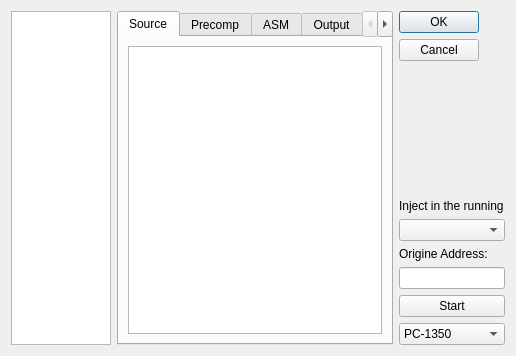
<?xml version="1.0" encoding="UTF-8"?>
<ui version="4.0">
 <class>DialogIDE</class>
 <widget class="QDialog" name="DialogIDE">
  <property name="geometry">
   <rect>
    <x>0</x>
    <y>0</y>
    <width>516</width>
    <height>356</height>
   </rect>
  </property>
  <property name="windowTitle">
   <string>C Editor</string>
  </property>
  <layout class="QHBoxLayout" name="horizontalLayout_3">
   <item>
    <layout class="QHBoxLayout" name="horizontalLayout">
     <property name="sizeConstraint">
      <enum>QLayout::SetMaximumSize</enum>
     </property>
     <item>
      <widget class="QListWidget" name="listWidget">
       <property name="sizePolicy">
        <sizepolicy hsizetype="Minimum" vsizetype="Ignored">
         <horstretch>0</horstretch>
         <verstretch>0</verstretch>
        </sizepolicy>
       </property>
       <property name="minimumSize">
        <size>
         <width>100</width>
         <height>100</height>
        </size>
       </property>
       <property name="maximumSize">
        <size>
         <width>100</width>
         <height>16777215</height>
        </size>
       </property>
       <property name="baseSize">
        <size>
         <width>100</width>
         <height>0</height>
        </size>
       </property>
       <property name="layoutDirection">
        <enum>Qt::LeftToRight</enum>
       </property>
       <property name="resizeMode">
        <enum>QListView::Adjust</enum>
       </property>
      </widget>
     </item>
     <item>
      <layout class="QHBoxLayout" name="horizontalLayout_2">
       <item>
        <widget class="QTabWidget" name="tabWidget">
         <property name="currentIndex">
          <number>0</number>
         </property>
         <widget class="QWidget" name="tab">
          <attribute name="title">
           <string>Source</string>
          </attribute>
          <layout class="QHBoxLayout" name="horizontalLayout_6">
           <item>
            <widget class="QPlainTextEdit" name="editor"/>
           </item>
          </layout>
         </widget>
         <widget class="QWidget" name="tab_2">
          <attribute name="title">
           <string>Precomp</string>
          </attribute>
          <layout class="QHBoxLayout" name="horizontalLayout_5">
           <item>
            <widget class="QPlainTextEdit" name="outputpp"/>
           </item>
          </layout>
         </widget>
         <widget class="QWidget" name="tab_3">
          <attribute name="title">
           <string>ASM</string>
          </attribute>
          <layout class="QHBoxLayout" name="horizontalLayout_4">
           <item>
            <widget class="QPlainTextEdit" name="outputasm"/>
           </item>
          </layout>
         </widget>
         <widget class="QWidget" name="tab_4">
          <attribute name="title">
           <string>Output</string>
          </attribute>
          <layout class="QHBoxLayout" name="horizontalLayout_7">
           <item>
            <widget class="QPlainTextEdit" name="outputstd"/>
           </item>
          </layout>
         </widget>
         <widget class="QWidget" name="tab_5">
          <attribute name="title">
           <string>LM</string>
          </attribute>
          <layout class="QHBoxLayout" name="horizontalLayout_8">
           <item>
            <widget class="QPlainTextEdit" name="outputlm"/>
           </item>
          </layout>
         </widget>
        </widget>
       </item>
      </layout>
     </item>
     <item>
      <layout class="QVBoxLayout" name="verticalLayout">
       <item>
        <widget class="QDialogButtonBox" name="buttonBox">
         <property name="orientation">
          <enum>Qt::Vertical</enum>
         </property>
         <property name="standardButtons">
          <set>QDialogButtonBox::Cancel|QDialogButtonBox::Ok</set>
         </property>
        </widget>
       </item>
       <item>
        <widget class="QLabel" name="label_2">
         <property name="text">
          <string>Inject in the running</string>
         </property>
        </widget>
       </item>
       <item>
        <widget class="QComboBox" name="injectCB"/>
       </item>
       <item>
        <widget class="QLabel" name="label">
         <property name="text">
          <string>Origine Address:</string>
         </property>
        </widget>
       </item>
       <item>
        <widget class="QLineEdit" name="origEdit"/>
       </item>
       <item>
        <widget class="QPushButton" name="startButton">
         <property name="text">
          <string>Start</string>
         </property>
        </widget>
       </item>
       <item>
        <widget class="QComboBox" name="modelCB">
         <item>
          <property name="text">
           <string>PC-1350</string>
          </property>
         </item>
        </widget>
       </item>
      </layout>
     </item>
    </layout>
   </item>
  </layout>
 </widget>
 <resources/>
 <connections>
  <connection>
   <sender>buttonBox</sender>
   <signal>accepted()</signal>
   <receiver>DialogIDE</receiver>
   <slot>accept()</slot>
   <hints>
    <hint type="sourcelabel">
     <x>248</x>
     <y>254</y>
    </hint>
    <hint type="destinationlabel">
     <x>157</x>
     <y>274</y>
    </hint>
   </hints>
  </connection>
  <connection>
   <sender>buttonBox</sender>
   <signal>rejected()</signal>
   <receiver>DialogIDE</receiver>
   <slot>reject()</slot>
   <hints>
    <hint type="sourcelabel">
     <x>316</x>
     <y>260</y>
    </hint>
    <hint type="destinationlabel">
     <x>286</x>
     <y>274</y>
    </hint>
   </hints>
  </connection>
 </connections>
</ui>
